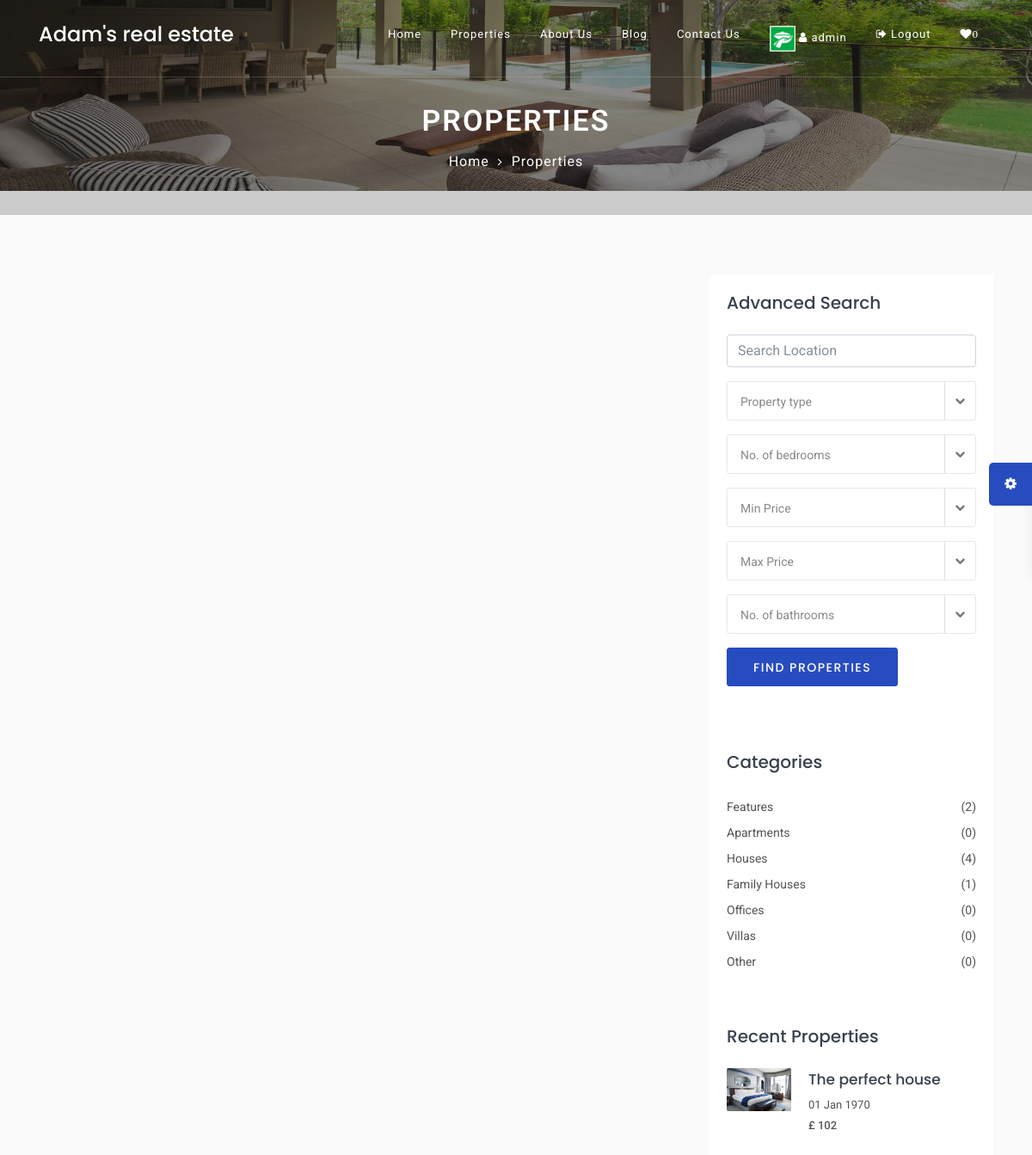
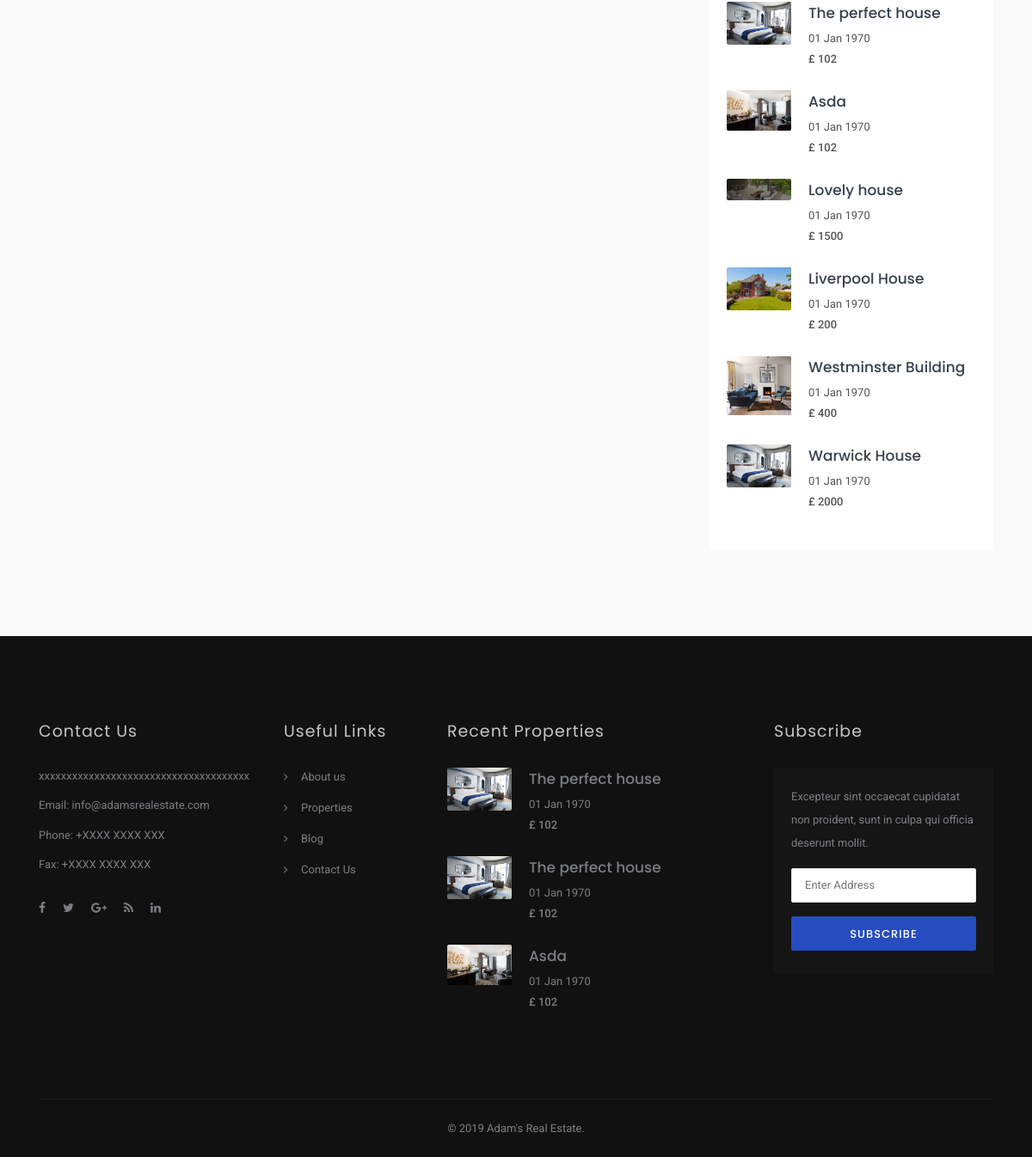
The app's page /property.php (signed in) with its own data (2 pictures, top to bottom).
### tables this page shows
CREATE TABLE `tbl_property` (
  `id` bigint(11) NOT NULL,
  `name` varchar(200) NOT NULL,
  `category` varchar(100) NOT NULL,
  `propert_des` text NOT NULL,
  `image` varchar(200) NOT NULL,
  `location` text NOT NULL,
  `full_address` text NOT NULL,
  `bedroom` int(3) NOT NULL,
  `bathroom` int(3) NOT NULL,
  `area` varchar(500) NOT NULL,
  `garage` int(3) NOT NULL,
  `price` int(16) NOT NULL,
  `status` int(1) NOT NULL DEFAULT '1',
  `add_date` varchar(100) NOT NULL,
  `updated_date` timestamp NOT NULL DEFAULT CURRENT_TIMESTAMP ON UPDATE CURRENT_TIMESTAMP
);

### admin/classess/function.php (called while the page is built, shortened)
<?php
 class ADMIN
{
	public function getAllRecentPropertysFrontEnd($limit)
        {
           $return=array();
           $DBH = new DatabaseHandler();
           $sql="select * from `tbl_property` where `status`=1 order by `id` DESC limit 0,".$limit."";
           $STH = $DBH->query($sql);
           if($STH->rowCount()>0)
           {
               while($row = $STH->fetch(PDO::FETCH_ASSOC))
               {
                   $return[] = $row;
               }
           }
           return $return;
        }
    public function countAllPropertyByCategory($category)
       {
       $DBH = new DatabaseHandler();
       $sql="select count(*) from `tbl_property`where `status`='1' and `category`='".$category."' ";
       $STH = $DBH->query($sql);
       $return=$STH->fetchColumn();
       return $return;
       }
}

### admin/classess/dbconnect.php (called while the page is built, shortened)
<?php
class DatabaseHandler
    {
    var $host, $dbuser, $dbpass, $db, $DBH ,$STH;
function __construct()
   {
        $this->host = DB_HOST;
        $this->dbuser = DB_USERNAME;
        $this->dbpass = DB_PASSWORD;
        $this->db = DB_NAME;
    }
    function connect() {
        try {
            $this->DBH = new PDO("mysql:host=$this->host;dbname=$this->db", $this->dbuser, $this->dbpass);
            $this->DBH->setAttribute(PDO::ATTR_ERRMODE, PDO::ERRMODE_EXCEPTION);
        } catch (PDOException $e) {
            throw $e;
        }
    }
    function query($sql){
        try{
            $STH=$this->DBH->prepare($sql);
            $STH->execute();
            return $STH;
        }catch (Exception $e){
            echo $e;
            throw $e;
        }
    }
}

### property.php (the view, shortened to what this page needs)
<?php
include_once('admin/classess/function.php');
$admin= new ADMIN();
$recentproperty = $admin->getAllRecentPropertysFrontEnd(20);
$recentpropertyfooter = $admin->getAllRecentPropertysFrontEnd(3);
?>
<!DOCTYPE html>
<html lang="en">
<head>
     <?php require_once 'head.php'; ?>
</head>
<body id="top">
 <?php require_once 'header.php'; ?>
<div class="sub-banner ">
    <img class="" src="slider_image/slider1 - Copy.jpg" alt="banner" width="100%" height="auto" >
    <div class="container">
        <div class="breadcrumb-area">
            <h1>Properties</h1>
            <ul class="breadcrumbs">
                <li><a href="index.php">Home</a></li>
                <li class="active">Properties</li>
            </ul>
        </div>
    </div>
</div>
<div class="properties-list-rightside content-area-2">
    <div class="container">
        <div class="row">
            <div class="col-lg-8 col-md-12">
            </div>
            <div class="col-lg-4 col-md-12">
                <div class="sidebar mbl">
                    <div class="widget categories search-area">
                        <h5 class="sidebar-title">Advanced Search</h5>
                   <?php
                       if (!isset($_GET['location']) || $_GET['location']=="") {
                                echo ' <div class="row">
                            <div class="col">
                                <div class="form-group">
                                    <input class="form-control" name="location" id="location" type="text" placeholder="Search Location" required>
                                </div>
                           </div>
                        </div>';
                            }
                   ?>
                        <div class="row">
                         <div class="col">
                                <div class="form-group">
                                </div>
                        </div>
                        </div>
                        <div class="row">
                        <div class="col">
                            <div class="form-group">
                            </div>
                        </div>
                        </div>
                      <div class="row">
                        <div class="col">
                            <div class="form-group">
                            </div>
                        </div>
                        <div class="col">
                            <div class="form-group">
                            </div>
                        </div>
                        </div>
                        <div class="row">
                            <div class="col">
                                    <div class="form-group">
                                    </div>
                           </div>
                        </div>
                        <div class="row">
                            <div class=" col form-group">
                                <button class="btn btn-color btn-md" onclick="try();return false;" name="btnsubmit" type="submit">Find properties</button>
                            </div>
                        </div>
                    </div>
                    <div class="widget categories">
                        <h5 class="sidebar-title">Categories</h5>
                        <ul>
                            <li><a href="property.php?category=1">Features<span>(<?php echo $admin->countAllPropertyByCategory(1);?>)</span></a></li>
                            <li><a href="property.php?category=2">Apartments<span>(<?php echo $admin->countAllPropertyByCategory(2);?>)</span></a></li>
                            <li><a href="property.php?category=3">Houses<span>(<?php echo $admin->countAllPropertyByCategory(3);?>)</span></a></li>
                            <li><a href="property.php?category=4">Family Houses<span>(<?php echo $admin->countAllPropertyByCategory(4);?>)</span></a></li>
                            <li><a href="property.php?category=5">Offices<span>(<?php echo $admin->countAllPropertyByCategory(5);?>)</span></a></li>
                            <li><a href="property.php?category=6">Villas<span>(<?php echo $admin->countAllPropertyByCategory(6);?>)</span></a></li>
                            <li><a href="property.php?category=7">Other<span>(<?php echo $admin->countAllPropertyByCategory(7);?>)</span></a></li>
                        </ul>
                    </div>
                    <div class="widget recent-posts">
                        <h5 class="sidebar-title">Recent Properties</h5>
						<?php foreach($recentproperty as $rec) {?>
                        <div class="media mb-4">
                            <a href="property-detail.php?id=<?php echo base64_encode($rec['id'])?>">
                                <img src="admin/images/<?php echo $rec['image'];?>" alt="sub-property">
                            </a>
                            <div class="media-body align-self-center">
                                <h5>
                                    <a href="property-detail.php?id=<?php echo base64_encode($rec['id'])?>"><?php echo $rec['name'];?></a>
                                </h5>
                                <p><?php echo date('d M Y',strtotime($rec['name']));?></p>
                                <p> <strong>£ <?php echo $rec['price'];?></strong></p>
                            </div>
                        </div>
						<?php }?>
                    </div>
                 </div>
            </div>
        </div>
    </div>
</div>
<?php require_once 'footer.php'; ?>
</body>
</html>

### footer.php (shortened to what this page needs)
<footer class="footer">
    <div class="container footer-inner">
        <div class="row">
            <div class="col-xl-3 col-lg-3 col-md-6 col-sm-6">
                <div class="footer-item">
                    <h4>Contact Us</h4>
                    <ul class="contact-info">
                        <li>
                            xxxxxxxxxxxxxxxxxxxxxxxxxxxxxxxxxxxxxx
                        </li>
                        <li>
                            Email: <a href="mailto:info@adamsrealestate.com">info@adamsrealestate.com</a>
                        </li>
                        <li>
                            Phone: <a href="tel:+0477-85x6-552">+XXXX XXXX XXX</a>
                        </li>
                        <li>
                            Fax: +XXXX XXXX XXX
                        </li>
                    </ul>
                    <ul class="social-list clearfix">
                        <li><a href="#" class="facebook"><i class="fa fa-facebook"></i></a></li>
                        <li><a href="#" class="twitter"><i class="fa fa-twitter"></i></a></li>
                        <li><a href="#" class="google"><i class="fa fa-google-plus"></i></a></li>
                        <li><a href="#" class="rss"><i class="fa fa-rss"></i></a></li>
                        <li><a href="#" class="linkedin"><i class="fa fa-linkedin"></i></a></li>
                    </ul>
                </div>
            </div>
            <div class="col-xl-2 col-lg-2 col-md-6 col-sm-6">
                <div class="footer-item">
                    <h4>
                        Useful Links
                    </h4>
                    <ul class="links">
                        <li>
                            <a href="about.php"><i class="fa fa-angle-right"></i>About us</a>
                        </li>
                        <li>
                            <a href="property.php"><i class="fa fa-angle-right"></i>Properties</a>
                        </li>
                        <li>
                            <a href="blog.php"><i class="fa fa-angle-right"></i>Blog</a>
                        </li>
                        <li>
                            <a href="contact.php"><i class="fa fa-angle-right"></i>Contact Us</a>
                        </li>
                    </ul>
                </div>
            </div>
            <div class="col-xl-4 col-lg-4 col-md-6 col-sm-6">
                <div class="recent-posts footer-item">
                    <h4>Recent Properties</h4>
                    <?php foreach($recentpropertyfooter as $rec) {?>
                        <div class="media mb-4">
                            <a href="property-detail.php?id=<?php echo base64_encode($rec['id'])?>">
                                <img src="admin/images/<?php echo $rec['image'];?>" alt="sub-property">
                            </a>
                            <div class="media-body align-self-center">
                                <h5>
                                    <a href="property-detail.php?id=<?php echo base64_encode($rec['id'])?>"><?php echo $rec['name'];?></a>
                                </h5>
                                <p><?php echo date('d M Y',strtotime($rec['name']));?></p>
                                <p> <strong>£ <?php echo $rec['price'];?></strong></p>
                            </div>
                        </div>
						<?php }?>
				</div>
            </div>
            <div class="col-xl-3 col-lg-3 col-md-6 col-sm-6">
                <div class="footer-item clearfix">
                    <h4>Subscribe</h4>
                    <div class="Subscribe-box">
                        <p>Excepteur sint occaecat cupidatat non proident, sunt in culpa qui officia deserunt mollit.</p>
                        <form action="#" method="GET">
                            <p>
                                <input type="text" class="form-contact" name="email" placeholder="Enter Address">
                            </p>
                            <p>
                                <button type="submit" name="submitNewsletter" class="btn btn-block btn-color">
                                    Subscribe
                                </button>
                            </p>
                        </form>
                    </div>
                </div>
            </div>
        </div>
        <div class="row">
            <div class="col-xl-12">
                <p class="copy">&copy;  2019 <a href="" target="_blank">Adam's Real Estate</a>.</p>
            </div>
        </div>
    </div>
</footer>

### assets/css/skins/default.css (style rules this page uses)
.btn-color { background: #274cbf; border-color: #274cbf; }

### records on screen
tbl_property: image (picture), name "The perfect house", name "01 Jan 1970", price "102"
tbl_property: image (picture), name "The perfect house", name "01 Jan 1970", price "102"
tbl_property: image (picture), name "Asda", name "01 Jan 1970", price "102"
tbl_property: image (picture), name "Lovely house", name "01 Jan 1970", price "1500"
tbl_property: image (picture), name "Liverpool House", name "01 Jan 1970", price "200"
tbl_property: image (picture), name "Westminster Building", name "01 Jan 1970", price "400"
tbl_property: image (picture), name "Warwick House", name "01 Jan 1970", price "2000"

### other values on screen
$_SESSION['first_name'] "admin"
$admin->countWishlist() "0"
$admin->countAllPropertyByCategory(1) "2"
$admin->countAllPropertyByCategory(2) "0"
$admin->countAllPropertyByCategory(3) "4"
$admin->countAllPropertyByCategory(4) "1"
$admin->countAllPropertyByCategory(5) "0"
$admin->countAllPropertyByCategory(6) "0"
$admin->countAllPropertyByCategory(7) "0"
